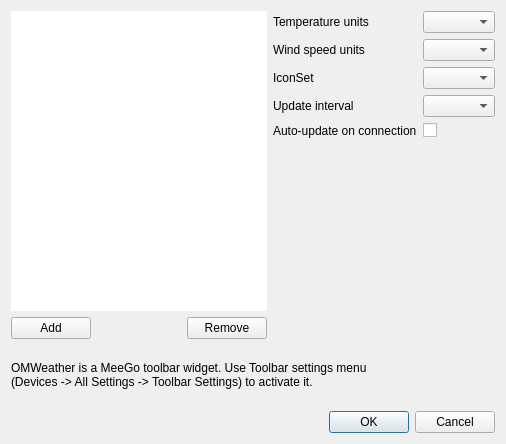
<?xml version="1.0" encoding="UTF-8"?>
<ui version="4.0">
 <class>SettingStations</class>
 <widget class="QDialog" name="SettingStations">
  <property name="geometry">
   <rect>
    <x>0</x>
    <y>0</y>
    <width>506</width>
    <height>444</height>
   </rect>
  </property>
  <property name="sizePolicy">
   <sizepolicy hsizetype="Expanding" vsizetype="Expanding">
    <horstretch>0</horstretch>
    <verstretch>0</verstretch>
   </sizepolicy>
  </property>
  <property name="windowTitle">
   <string>Omweather settings</string>
  </property>
  <layout class="QVBoxLayout" name="verticalLayout_2">
   <item>
    <layout class="QHBoxLayout" name="horizontalLayout_2">
     <item>
      <layout class="QVBoxLayout" name="verticalLayout">
       <item>
        <widget class="QListWidget" name="listWidget">
         <property name="sizePolicy">
          <sizepolicy hsizetype="Preferred" vsizetype="Preferred">
           <horstretch>0</horstretch>
           <verstretch>0</verstretch>
          </sizepolicy>
         </property>
         <property name="minimumSize">
          <size>
           <width>200</width>
           <height>300</height>
          </size>
         </property>
         <property name="frameShape">
          <enum>QFrame::NoFrame</enum>
         </property>
        </widget>
       </item>
       <item>
        <layout class="QHBoxLayout" name="horizontalLayout">
         <item>
          <widget class="QPushButton" name="addButton">
           <property name="text">
            <string>Add</string>
           </property>
          </widget>
         </item>
         <item>
          <spacer name="horizontalSpacer">
           <property name="orientation">
            <enum>Qt::Horizontal</enum>
           </property>
           <property name="sizeHint" stdset="0">
            <size>
             <width>40</width>
             <height>20</height>
            </size>
           </property>
          </spacer>
         </item>
         <item>
          <widget class="QPushButton" name="removeButton">
           <property name="text">
            <string>Remove</string>
           </property>
          </widget>
         </item>
        </layout>
       </item>
      </layout>
     </item>
     <item>
      <layout class="QFormLayout" name="formLayout">
       <property name="labelAlignment">
        <set>Qt::AlignLeading|Qt::AlignLeft|Qt::AlignVCenter</set>
       </property>
       <item row="0" column="0">
        <widget class="QLabel" name="label">
         <property name="text">
          <string>Temperature units </string>
         </property>
        </widget>
       </item>
       <item row="0" column="1">
        <widget class="QComboBox" name="temperatureCombo"/>
       </item>
       <item row="1" column="0">
        <widget class="QLabel" name="label_3">
         <property name="text">
          <string>Wind speed units</string>
         </property>
        </widget>
       </item>
       <item row="1" column="1">
        <widget class="QComboBox" name="windCombo"/>
       </item>
       <item row="2" column="0">
        <widget class="QLabel" name="label_2">
         <property name="text">
          <string>IconSet</string>
         </property>
        </widget>
       </item>
       <item row="2" column="1">
        <widget class="QComboBox" name="iconsetCombo"/>
       </item>
       <item row="3" column="0">
        <widget class="QLabel" name="label_4">
         <property name="text">
          <string>Update interval</string>
         </property>
        </widget>
       </item>
       <item row="3" column="1">
        <widget class="QComboBox" name="updateCombo"/>
       </item>
       <item row="5" column="0">
        <widget class="QLabel" name="label_5">
         <property name="text">
          <string>Auto-update on connection</string>
         </property>
        </widget>
       </item>
       <item row="5" column="1">
        <widget class="QCheckBox" name="updateCheck">
         <property name="text">
          <string/>
         </property>
        </widget>
       </item>
      </layout>
     </item>
    </layout>
   </item>
   <item>
    <widget class="QLabel" name="label_6">
     <property name="font">
      <font>
       <pointsize>9</pointsize>
       <weight>50</weight>
       <bold>false</bold>
      </font>
     </property>
     <property name="frameShape">
      <enum>QFrame::NoFrame</enum>
     </property>
     <property name="text">
      <string>&lt;p style=&quot; margin-top:0px; margin-bottom:0px; margin-left:0px; margin-right:0px; -qt-block-indent:0; text-indent:0px;&quot;&gt;&lt;span style=&quot; font-size:9pt;&quot;&gt;OMWeather is a MeeGo toolbar widget. Use Toolbar settings menu &lt;br&gt;(Devices -&amp;gt; All Settings -&amp;gt; Toolbar Settings) to activate it.&lt;/span&gt;&lt;/p&gt;</string>
     </property>
     <property name="textFormat">
      <enum>Qt::RichText</enum>
     </property>
    </widget>
   </item>
   <item>
    <widget class="QDialogButtonBox" name="buttonBox">
     <property name="orientation">
      <enum>Qt::Horizontal</enum>
     </property>
     <property name="standardButtons">
      <set>QDialogButtonBox::Cancel|QDialogButtonBox::Ok</set>
     </property>
    </widget>
   </item>
  </layout>
 </widget>
 <tabstops>
  <tabstop>listWidget</tabstop>
  <tabstop>addButton</tabstop>
  <tabstop>removeButton</tabstop>
  <tabstop>temperatureCombo</tabstop>
  <tabstop>buttonBox</tabstop>
 </tabstops>
 <resources/>
 <connections>
  <connection>
   <sender>buttonBox</sender>
   <signal>accepted()</signal>
   <receiver>SettingStations</receiver>
   <slot>accept()</slot>
   <hints>
    <hint type="sourcelabel">
     <x>260</x>
     <y>377</y>
    </hint>
    <hint type="destinationlabel">
     <x>157</x>
     <y>274</y>
    </hint>
   </hints>
  </connection>
  <connection>
   <sender>buttonBox</sender>
   <signal>rejected()</signal>
   <receiver>SettingStations</receiver>
   <slot>reject()</slot>
   <hints>
    <hint type="sourcelabel">
     <x>279</x>
     <y>377</y>
    </hint>
    <hint type="destinationlabel">
     <x>286</x>
     <y>274</y>
    </hint>
   </hints>
  </connection>
  <connection>
   <sender>addButton</sender>
   <signal>clicked()</signal>
   <receiver>SettingStations</receiver>
   <slot>add()</slot>
   <hints>
    <hint type="sourcelabel">
     <x>62</x>
     <y>339</y>
    </hint>
    <hint type="destinationlabel">
     <x>319</x>
     <y>62</y>
    </hint>
   </hints>
  </connection>
  <connection>
   <sender>removeButton</sender>
   <signal>clicked()</signal>
   <receiver>SettingStations</receiver>
   <slot>remove()</slot>
   <hints>
    <hint type="sourcelabel">
     <x>265</x>
     <y>339</y>
    </hint>
    <hint type="destinationlabel">
     <x>213</x>
     <y>70</y>
    </hint>
   </hints>
  </connection>
  <connection>
   <sender>buttonBox</sender>
   <signal>accepted()</signal>
   <receiver>SettingStations</receiver>
   <slot>okClicked()</slot>
   <hints>
    <hint type="sourcelabel">
     <x>162</x>
     <y>377</y>
    </hint>
    <hint type="destinationlabel">
     <x>220</x>
     <y>210</y>
    </hint>
   </hints>
  </connection>
 </connections>
 <slots>
  <slot>add()</slot>
  <slot>setRemove(QListWidgetItem*)</slot>
  <slot>remove()</slot>
  <slot>okClicked()</slot>
 </slots>
</ui>
